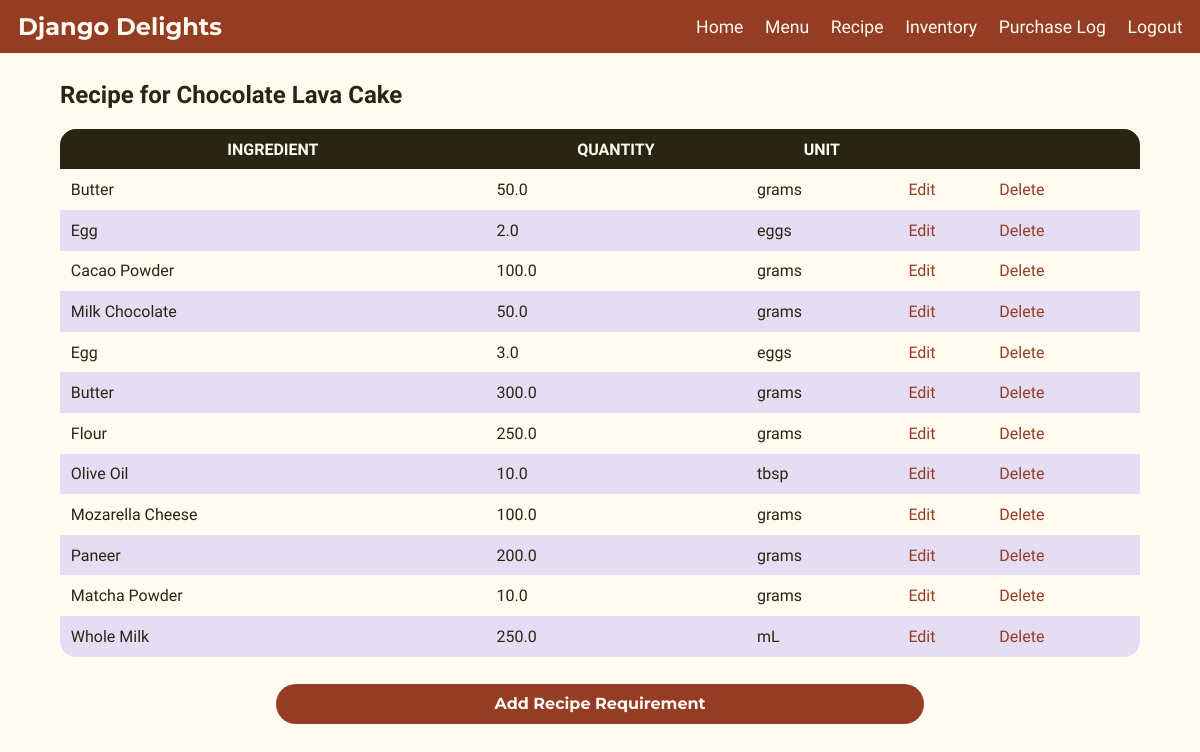
The app's page /recipe/2 (signed in) with its own data.
### inventory_tracker/models.py (models this page shows, shortened)
class MenuItem(models.Model):
    menu_item_name = models.CharField(max_length=30, verbose_name = "Item Name")
    menu_item_desc = models.CharField(max_length=500, verbose_name = "Item Description")
    menu_item_price = models.FloatField(verbose_name = "Item Price")
    menu_category = models.ForeignKey('MenuItemCategory', on_delete=models.CASCADE, verbose_name = "Item Category")
    class Meta:
        ordering = ["menu_item_name"]
        verbose_name = "Menu"

class RecipeRequirement(models.Model):
    menu_item_id = models.ForeignKey('MenuItem', on_delete=models.CASCADE, verbose_name = "Menu Item")
    ingredient = models.ForeignKey('IngredientInventory', on_delete=models.CASCADE, verbose_name = "Ingredient")
    ingredient_quantity_required = models.FloatField()
    class Meta:
        ordering = ["menu_item_id"]
        verbose_name = "Recipe"

class IngredientInventory(models.Model):
    ingredient_name = models.CharField(max_length=20, verbose_name = "Name")
    ingredient_quantity = models.FloatField(verbose_name = "Quantity", help_text= "Quantity of the ingredient in the specified unit")
    ingredient_unit = models.CharField(max_length=20, verbose_name = "Unit", help_text="Unit of measurement for the ingredient, such as grams or tbsp")
    ingredient_price_per_unit = models.FloatField(verbose_name = "Price per Unit")
    def __str__(self):
        return self.ingredient_name
    class Meta:
        ordering = ["ingredient_name"]
        verbose_name = "Ingredient"

### inventory_tracker/views.py (the view)
# urls.py: path('recipe/<int:pk>', views.RecipeDetail.as_view(), name="recipe_detail"),
class RecipeDetail(LoginRequiredMixin, DetailView):
    model = MenuItem
    template_name = "inventory_tracker/recipe_detail.html"
    context_object_name = 'recipe_item'
    def get_context_data(self, **kwargs):
        context = super().get_context_data(**kwargs)
        context['recipe_req_list'] = RecipeRequirement.objects.filter(menu_item_id=self.object)
        context['recipe_ingredient_query'] = RecipeRequirement.objects.select_related('ingredient')
        return context

### inventory_tracker/templates/inventory_tracker/recipe_detail.html (shortened to what this page needs)
{% extends "inventory_tracker/base.html" %}
{% load static %}
{% block head %}
<link rel="stylesheet" href="{% static 'inventory_tracker/style.css' %}">
{% endblock %}
{% block content %}
<div class="container body-container">
    <h2>Recipe for {{ object.menu_item_name }}</h2>
    {% if recipe_req_list %}
    <table>
        <tr class="table-heading">
            <th>Ingredient</th>
            <th>Quantity</th>
            <th>Unit</th>
            <th> </th>
            <th> </th>
        </tr>
        {% for req in recipe_ingredient_query %}
        <tr>
            <td>{{ req.ingredient }}</td>
            <td>{{ req.ingredient_quantity_required }}</td>
            <td>{{ req.ingredient.ingredient_unit }}</td>
            <td><a href="{% url 'recipe_update' req.id %}">Edit</a></td>
            <td><a href="{% url 'recipe_delete' req.id %}">Delete</a></td>
        </tr>
        {% endfor %}
    </table>
    {% else %}
        <p> No recipe available for this menu item.</p>
    {% endif %}
<a href ="{% url 'recipe_create' %}" class="add-btn">Add Recipe Requirement</a>
</div>
{% endblock %}

### inventory_tracker/static/inventory_tracker/style.css (style rules this page uses)
body { width:100%; height:100%; top:0; left:0; margin:0; padding:0; position:relative; background-color:#fffbf0; max-width: 100vw; color:#282612; font-family: 'Work Sans', sans-serif; font-size:1em; }
body a { text-decoration:none; color: #943d24 }
.body-container { width:90%; margin-left:5%; padding:0; display:flex; flex-direction:column; margin-top:0.5em; margin-bottom:10%; justify-content:flex-start; }
table { width:100%; border-collapse:collapse; }
table td, th { padding:1%; margin:0; border:none; }
.body-container table:not(.overview-tbl) tr:first-child { background-color:#282612; color:#fffbf0; }
.body-container h2 { text-align:left; align-self: flex-start; }
table th { text-transform:uppercase; }
table:not(.overview-tbl) tr:nth-child(odd):not(.table-heading) { background-color:#e4ddf4; }
table:not(.overview-tbl) { border-radius:1em !important; }
table:not(.overview-tbl) tr:first-of-type { border-radius:1em 1em 0 0 !important; }
table:not(.overview-tbl) tr:last-of-type { border-radius:0 0 1em 1em !important; }
table:not(.overview-tbl) th:first-of-type { border-radius:1em 0 0 0; }
table:not(.overview-tbl) th:last-of-type, table:not(.overview-tbl) { border-radius:0 1em 0 0; }
table:not(.overview-tbl) tr:last-of-type td:last-of-type, table:not(.overview-tbl) { border-radius: 0 0 1em 0; }
table:not(.overview-tbl) tr:last-of-type td:first-of-type, table:not(.overview-tbl) { border-radius: 0 0 0 1em; }
.add-btn { text-align:center; width:50%; align-self:center; font-family: 'Montserrat', sans-serif; font-weight:700; }
.add-btn, input[type=submit] { margin-top:2.5%; background-color:#943d24; color:#fffbf0; padding:1% 5%; transition:1s; border-radius:2em; }

### records on screen
MenuItem: menu_item_name "Chocolate Lava Cake"
RecipeRequirement: ingredient "Butter", ingredient_quantity_required "50.0", ingredient.ingredient_unit "grams"
RecipeRequirement: ingredient "Egg", ingredient_quantity_required "2.0", ingredient.ingredient_unit "eggs"
RecipeRequirement: ingredient "Cacao Powder", ingredient_quantity_required "100.0", ingredient.ingredient_unit "grams"
RecipeRequirement: ingredient "Milk Chocolate", ingredient_quantity_required "50.0", ingredient.ingredient_unit "grams"
RecipeRequirement: ingredient "Egg", ingredient_quantity_required "3.0", ingredient.ingredient_unit "eggs"
RecipeRequirement: ingredient "Butter", ingredient_quantity_required "300.0", ingredient.ingredient_unit "grams"
RecipeRequirement: ingredient "Flour", ingredient_quantity_required "250.0", ingredient.ingredient_unit "grams"
RecipeRequirement: ingredient "Olive Oil", ingredient_quantity_required "10.0", ingredient.ingredient_unit "tbsp"
RecipeRequirement: ingredient "Mozarella Cheese", ingredient_quantity_required "100.0", ingredient.ingredient_unit "grams"
RecipeRequirement: ingredient "Paneer", ingredient_quantity_required "200.0", ingredient.ingredient_unit "grams"
RecipeRequirement: ingredient "Matcha Powder", ingredient_quantity_required "10.0", ingredient.ingredient_unit "grams"
RecipeRequirement: ingredient "Whole Milk", ingredient_quantity_required "250.0", ingredient.ingredient_unit "mL"
